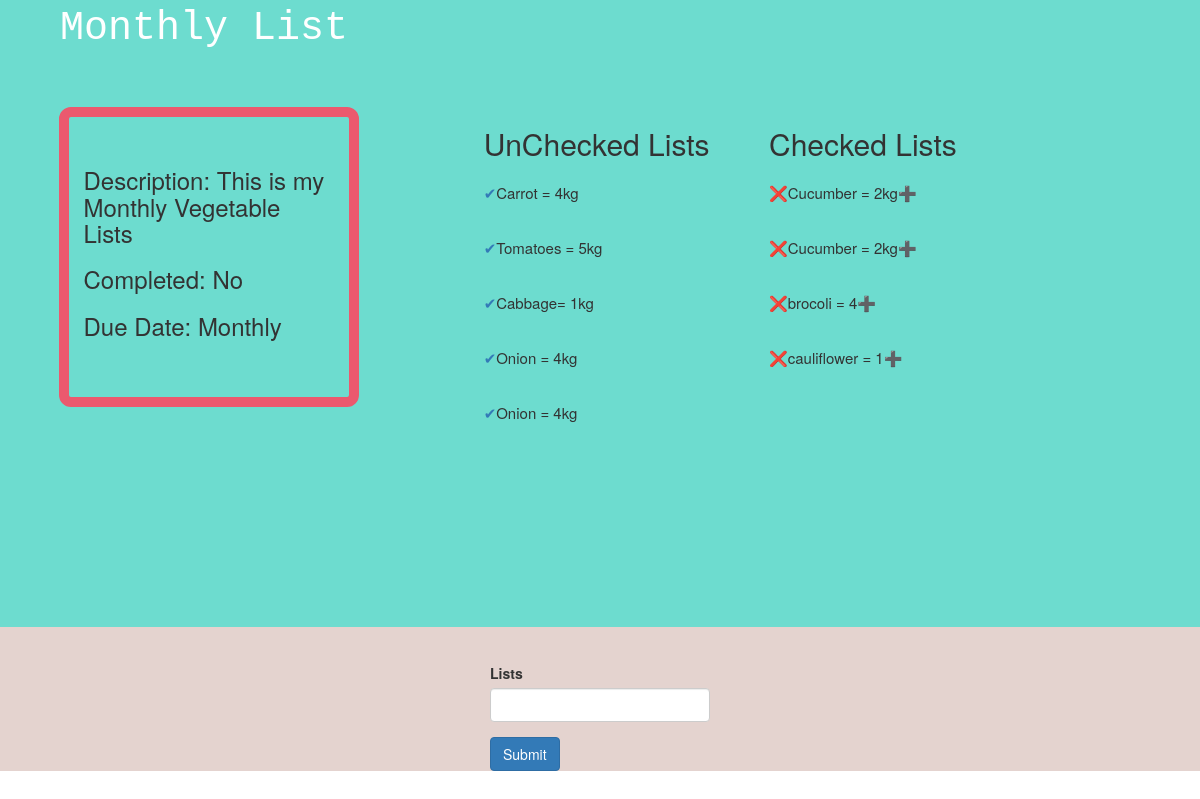
The app's page /list/1 with its own data.
### main.py (models this page shows)
class Todo(db.Model):
    __tablename__ = "todo"
    id = db.Column(db.Integer, primary_key = True)
    title = db.Column(db.String, nullable=False)
    des = db.Column(db.String(150), nullable=False)
    done = db.Column(db.Boolean, nullable=False)
    date = db.Column(db.String)
    list = relationship("Lists", back_populates="tot")

class Lists(db.Model):
    __tablename__ = "lists"
    id = db.Column(db.Integer, primary_key = True)
    title_id = db.Column(db.Integer, db.ForeignKey("todo.id"))
    tot = relationship("Todo", back_populates="list")
    done_li = db.Column(db.Boolean,nullable=False)
    lists = db.Column(db.String, nullable=False)

### main.py (the view, shortened to what this page needs)
@app.route('/list/<int:id>', methods=['POST', 'GET'])
def list(id):
    qw = Todo.query.get(id)
    list = Lists.query.filter_by(title_id=id).all()
    asp = ListForm()
    return render_template('zoom.html', rim=qw, forms=asp, loot=list)

### main.py
class ListForm(FlaskForm):
    lists = StringField('Lists')
    submit= SubmitField('Submit')

### templates/zoom.html (shortened to what this page needs)
{% extends 'bootstrap/base.html' %}
{% import 'bootstrap/wtf.html' as wtf %}
{% block content %}
 <div style="background-color:#6ddccf;">
    <div style="text-align:left;padding-left:5%;">
         <p style="font-size:4rem;color:#ffff;font-family: 'Syne Mono', monospace;">{{rim.title}}</p>
    </div>
  <div class="container-fluid" style="min-height:70vh;padding-bottom:40px;">
    <div class="row" style="text-align:left;padding-top:40px;line-height:3;padding-left:5%;">
        <div class="col-lg-5 sm-12" style="width:300px;height:300px;border:10px solid #eb596e;border-radius:12px;padding-top:30px;line-height:5;">
            <h3>Description: {{rim.des}}</h3>
             {% if rim.done == 1 %}
             <h3>Completed: No</h3>
             <h3>Due Date: {{rim.date}}</h3>
              {% endif %}
        </div>
        <div class="col-lg-1 sm-12"></div>
                    <div class="col-lg-3 sm-12" >
                        <div class="container" style="width:400px; font-size:1.5rem;">
                        <h2>UnChecked Lists</h2>
                        {% for firm in loot :%}
                        {% if firm.done_li == 1: %}
                        <p><a href="{{url_for('fish_li', id=firm.id) }}">✔</a>{{ firm.lists }}</p>
                        {% endif %}
                        {% endfor %}
                            </div>
                    </div>
                    <div class="col-lg-3 sm-12">
                        <div class="container" style="width:400px;font-size:1.5rem;">
                        <h2>Checked Lists</h2>
                        {% for firm in loot :%}
                        {% if firm.done_li == 0: %}
                        <p><a href="{{url_for('delete_li', id=firm.id) }}">❌</a>{{ firm.lists }}<a href="{{url_for('re_li', id=firm.id) }}">➕</a></p>
                        {% endif %}
                        {% endfor %}
                            </div>
                    </div>
    </div>
  </div>
 </div>
<div style="background-color:#e4d3cf;">
<div class="container" style="width:250px;padding-top:3%;background-color:#e4d3cf;">
    {{ wtf.quick_form(forms,novalidate=True, button_map={"submit": "primary"}) }}
</div>
    </div>
{% endblock %}

### records on screen
Todo: title "Monthly List", des "This is my Monthly Vegetable Lists", date "Monthly"
Lists: lists "Carrot = 4kg"
Lists: lists "Tomatoes = 5kg"
Lists: lists "Cabbage= 1kg"
Lists: lists "Onion = 4kg"
Lists: lists "Onion = 4kg"
Lists: lists "Cucumber = 2kg"
Lists: lists "Cucumber = 2kg"
Lists: lists "brocoli = 4"
Lists: lists "cauliflower = 1"
